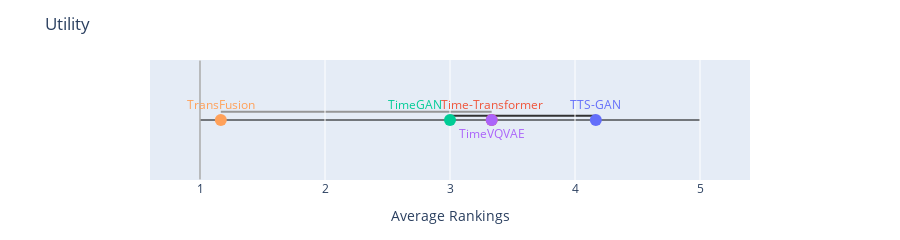

The notebook cell saved with this chart:
### Code cell
connections=[("TTS-GAN", "TimeGAN"), ("TimeVQVAE", "TransFusion")]
plot_average_rankings(df_no_copy["PS"].to_frame(), connections=connections, title="Utility", textpositions=["top center","top center","top left","bottom center","top center"])

### Figure 1 — Plotly figure (JSON) as saved in the notebook; plotly's stock layout.template omitted (floating-point values rounded to 4 significant figures)
{"data": [{"marker": {"color": ["#636EFA", "#EF553B", "#00CC96", "#AB63FA", "#FFA15A", "#19D3F3"], "size": 12}, "mode": "markers+text", "text": ["TTS-GAN", "Time-Transformer", "TimeGAN", "TimeVQVAE", "TransFusion"], "textfont": {"color": ["#636EFA", "#EF553B", "#00CC96", "#AB63FA", "#FFA15A", "#19D3F3"]}, "textposition": ["top center", "top center", "top left", "bottom center", "top center"], "type": "scatter", "x": [4.167, 3.333, 3, 3.333, 1.167], "y": [0, 0, 0, 0, 0]}], "layout": {"height": 200, "margin": {"b": 60, "l": 150, "r": 150, "t": 60}, "shapes": [{"layer": "below", "line": {"color": "rgb(50.0,50.0,50.0)", "width": 2}, "type": "line", "x0": 4.167, "x1": 3, "y0": 0.07, "y1": 0.07}, {"layer": "below", "line": {"color": "rgb(150.0,150.0,150.0)", "width": 2}, "type": "line", "x0": 3.333, "x1": 1.167, "y0": 0.14, "y1": 0.14}, {"layer": "below", "line": {"color": "black", "width": 1}, "type": "line", "x0": 1, "x1": 5, "y0": 0, "y1": 0}, {"layer": "below", "line": {"color": "black", "width": 1}, "type": "line", "x0": 1, "x1": 1, "y0": -1, "y1": 1}], "showlegend": false, "title": {"text": "Utility"}, "xaxis": {"range": [0.6, 5.4], "showgrid": true, "title": {"text": "Average Rankings"}, "zeroline": false}, "yaxis": {"title": {"text": ""}, "visible": false}}}
